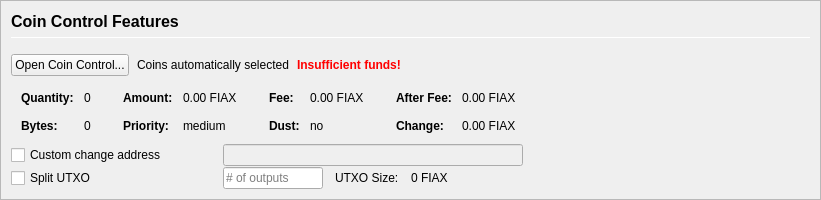
         <widget class="QFrame" name="frameCoinControl">
          <property name="sizePolicy">
           <sizepolicy hsizetype="Expanding" vsizetype="Expanding">
            <horstretch>0</horstretch>
            <verstretch>0</verstretch>
           </sizepolicy>
          </property>
          <property name="maximumSize">
           <size>
            <width>16777215</width>
            <height>16777215</height>
           </size>
          </property>
          <property name="frameShape">
           <enum>QFrame::StyledPanel</enum>
          </property>
          <property name="frameShadow">
           <enum>QFrame::Sunken</enum>
          </property>
          <layout class="QVBoxLayout" name="verticalLayoutCoinControl2">
           <property name="spacing">
            <number>0</number>
           </property>
           <property name="leftMargin">
            <number>0</number>
           </property>
           <property name="topMargin">
            <number>0</number>
           </property>
           <property name="rightMargin">
            <number>0</number>
           </property>
           <property name="bottomMargin">
            <number>0</number>
           </property>
           <item>
            <widget class="QFrame" name="frameCoinControl_BG">
             <layout class="QVBoxLayout" name="verticalLayoutCoinControl" stretch="0,0,0,0,0,0">
              <property name="spacing">
               <number>1</number>
              </property>
              <property name="leftMargin">
               <number>10</number>
              </property>
              <property name="topMargin">
               <number>10</number>
              </property>
              <item>
               <layout class="QHBoxLayout" name="horizontalLayoutCoinControl1">
                <property name="bottomMargin">
                 <number>15</number>
                </property>
                <item>
                 <layout class="QVBoxLayout" name="verticalLayout_3">
                  <property name="spacing">
                   <number>6</number>
                  </property>
                  <item>
                   <widget class="QLabel" name="labelCoinControlFeatures">
                    <property name="sizePolicy">
                     <sizepolicy hsizetype="Preferred" vsizetype="Maximum">
                      <horstretch>0</horstretch>
                      <verstretch>0</verstretch>
                     </sizepolicy>
                    </property>
                    <property name="minimumSize">
                     <size>
                      <width>0</width>
                      <height>20</height>
                     </size>
                    </property>
                    <property name="font">
                     <font>
                      <pointsize>12</pointsize>
                      <weight>75</weight>
                      <bold>true</bold>
                     </font>
                    </property>
                    <property name="styleSheet">
                     <string notr="true">font-weight:bold;</string>
                    </property>
                    <property name="text">
                     <string>Coin Control Features</string>
                    </property>
                   </widget>
                  </item>
                  <item>
                   <widget class="Line" name="line">
                    <property name="minimumSize">
                     <size>
                      <width>0</width>
                      <height>1</height>
                     </size>
                    </property>
                    <property name="maximumSize">
                     <size>
                      <width>16777215</width>
                      <height>1</height>
                     </size>
                    </property>
                    <property name="orientation">
                     <enum>Qt::Horizontal</enum>
                    </property>
                   </widget>
                  </item>
                 </layout>
                </item>
               </layout>
              </item>
              <item>
               <layout class="QHBoxLayout" name="horizontalLayoutCoinControl2" stretch="0,0,0,0">
                <property name="spacing">
                 <number>8</number>
                </property>
                <property name="bottomMargin">
                 <number>10</number>
                </property>
                <item>
                 <widget class="QPushButton" name="pushButtonCoinControl">
                  <property name="styleSheet">
                   <string notr="true"/>
                  </property>
                  <property name="text">
                   <string>Open Coin Control...</string>
                  </property>
                  <property name="autoDefault">
                   <bool>false</bool>
                  </property>
                 </widget>
                </item>
                <item>
                 <widget class="QLabel" name="labelCoinControlAutomaticallySelected">
                  <property name="text">
                   <string>Coins automatically selected</string>
                  </property>
                  <property name="margin">
                   <number>5</number>
                  </property>
                 </widget>
                </item>
                <item>
                 <widget class="QLabel" name="labelCoinControlInsuffFunds">
                  <property name="font">
                   <font>
                    <weight>75</weight>
                    <bold>true</bold>
                   </font>
                  </property>
                  <property name="styleSheet">
                   <string notr="true">color:red;font-weight:bold;</string>
                  </property>
                  <property name="text">
                   <string>Insufficient funds!</string>
                  </property>
                  <property name="margin">
                   <number>5</number>
                  </property>
                 </widget>
                </item>
                <item>
                 <spacer name="horizontalSpacerCoinControl">
                  <property name="orientation">
                   <enum>Qt::Horizontal</enum>
                  </property>
                  <property name="sizeHint" stdset="0">
                   <size>
                    <width>40</width>
                    <height>1</height>
                   </size>
                  </property>
                 </spacer>
                </item>
               </layout>
              </item>
              <item>
               <widget class="QWidget" name="widgetCoinControl" native="true">
                <property name="sizePolicy">
                 <sizepolicy hsizetype="Preferred" vsizetype="Preferred">
                  <horstretch>0</horstretch>
                  <verstretch>0</verstretch>
                 </sizepolicy>
                </property>
                <property name="minimumSize">
                 <size>
                  <width>0</width>
                  <height>0</height>
                 </size>
                </property>
                <property name="styleSheet">
                 <string notr="true"/>
                </property>
                <layout class="QHBoxLayout" name="horizontalLayoutCoinControl5">
                 <property name="leftMargin">
                  <number>0</number>
                 </property>
                 <property name="topMargin">
                  <number>0</number>
                 </property>
                 <property name="rightMargin">
                  <number>0</number>
                 </property>
                 <property name="bottomMargin">
                  <number>0</number>
                 </property>
                 <item>
                  <layout class="QHBoxLayout" name="horizontalLayoutCoinControl3" stretch="0,0,0,1">
                   <property name="spacing">
                    <number>20</number>
                   </property>
                   <property name="topMargin">
                    <number>0</number>
                   </property>
                   <property name="bottomMargin">
                    <number>10</number>
                   </property>
                   <item>
                    <layout class="QFormLayout" name="formLayoutCoinControl1">
                     <property name="horizontalSpacing">
                      <number>10</number>
                     </property>
                     <property name="verticalSpacing">
                      <number>14</number>
                     </property>
                     <property name="leftMargin">
                      <number>10</number>
                     </property>
                     <property name="topMargin">
                      <number>4</number>
                     </property>
                     <property name="rightMargin">
                      <number>6</number>
                     </property>
                     <item row="0" column="0">
                      <widget class="QLabel" name="labelCoinControlQuantityText">
                       <property name="font">
                        <font>
                         <weight>75</weight>
                         <bold>true</bold>
                        </font>
                       </property>
                       <property name="text">
                        <string>Quantity:</string>
                       </property>
                       <property name="margin">
                        <number>0</number>
                       </property>
                      </widget>
                     </item>
                     <item row="0" column="1">
                      <widget class="QLabel" name="labelCoinControlQuantity">
                       <property name="cursor">
                        <cursorShape>IBeamCursor</cursorShape>
                       </property>
                       <property name="contextMenuPolicy">
                        <enum>Qt::ActionsContextMenu</enum>
                       </property>
                       <property name="text">
                        <string notr="true">0</string>
                       </property>
                       <property name="margin">
                        <number>0</number>
                       </property>
                       <property name="textInteractionFlags">
                        <set>Qt::LinksAccessibleByMouse|Qt::TextSelectableByKeyboard|Qt::TextSelectableByMouse</set>
                       </property>
                      </widget>
                     </item>
                     <item row="1" column="0">
                      <widget class="QLabel" name="labelCoinControlBytesText">
                       <property name="font">
                        <font>
                         <weight>75</weight>
                         <bold>true</bold>
                        </font>
                       </property>
                       <property name="text">
                        <string>Bytes:</string>
                       </property>
                      </widget>
                     </item>
                     <item row="1" column="1">
                      <widget class="QLabel" name="labelCoinControlBytes">
                       <property name="cursor">
                        <cursorShape>IBeamCursor</cursorShape>
                       </property>
                       <property name="contextMenuPolicy">
                        <enum>Qt::ActionsContextMenu</enum>
                       </property>
                       <property name="text">
                        <string notr="true">0</string>
                       </property>
                       <property name="textInteractionFlags">
                        <set>Qt::LinksAccessibleByMouse|Qt::TextSelectableByKeyboard|Qt::TextSelectableByMouse</set>
                       </property>
                      </widget>
                     </item>
                    </layout>
                   </item>
                   <item>
                    <layout class="QFormLayout" name="formLayoutCoinControl2">
                     <property name="horizontalSpacing">
                      <number>10</number>
                     </property>
                     <property name="verticalSpacing">
                      <number>14</number>
                     </property>
                     <property name="leftMargin">
                      <number>6</number>
                     </property>
                     <property name="topMargin">
                      <number>4</number>
                     </property>
                     <property name="rightMargin">
                      <number>6</number>
                     </property>
                     <item row="0" column="0">
                      <widget class="QLabel" name="labelCoinControlAmountText">
                       <property name="font">
                        <font>
                         <weight>75</weight>
                         <bold>true</bold>
                        </font>
                       </property>
                       <property name="text">
                        <string>Amount:</string>
                       </property>
                       <property name="margin">
                        <number>0</number>
                       </property>
                      </widget>
                     </item>
                     <item row="0" column="1">
                      <widget class="QLabel" name="labelCoinControlAmount">
                       <property name="cursor">
                        <cursorShape>IBeamCursor</cursorShape>
                       </property>
                       <property name="contextMenuPolicy">
                        <enum>Qt::ActionsContextMenu</enum>
                       </property>
                       <property name="text">
                        <string notr="true">0.00 FIAX</string>
                       </property>
                       <property name="textInteractionFlags">
                        <set>Qt::LinksAccessibleByMouse|Qt::TextSelectableByKeyboard|Qt::TextSelectableByMouse</set>
                       </property>
                      </widget>
                     </item>
                     <item row="1" column="0">
                      <widget class="QLabel" name="labelCoinControlPriorityText">
                       <property name="font">
                        <font>
                         <weight>75</weight>
                         <bold>true</bold>
                        </font>
                       </property>
                       <property name="text">
                        <string>Priority:</string>
                       </property>
                      </widget>
                     </item>
                     <item row="1" column="1">
                      <widget class="QLabel" name="labelCoinControlPriority">
                       <property name="cursor">
                        <cursorShape>IBeamCursor</cursorShape>
                       </property>
                       <property name="contextMenuPolicy">
                        <enum>Qt::ActionsContextMenu</enum>
                       </property>
                       <property name="text">
                        <string>medium</string>
                       </property>
                       <property name="textInteractionFlags">
                        <set>Qt::LinksAccessibleByMouse|Qt::TextSelectableByKeyboard|Qt::TextSelectableByMouse</set>
                       </property>
                      </widget>
                     </item>
                    </layout>
                   </item>
                   <item>
                    <layout class="QFormLayout" name="formLayoutCoinControl3">
                     <property name="horizontalSpacing">
                      <number>10</number>
                     </property>
                     <property name="verticalSpacing">
                      <number>14</number>
                     </property>
                     <property name="leftMargin">
                      <number>6</number>
                     </property>
                     <property name="topMargin">
                      <number>4</number>
                     </property>
                     <property name="rightMargin">
                      <number>6</number>
                     </property>
                     <item row="0" column="0">
                      <widget class="QLabel" name="labelCoinControlFeeText">
                       <property name="font">
                        <font>
                         <weight>75</weight>
                         <bold>true</bold>
                        </font>
                       </property>
                       <property name="text">
                        <string>Fee:</string>
                       </property>
                       <property name="margin">
                        <number>0</number>
                       </property>
                      </widget>
                     </item>
                     <item row="0" column="1">
                      <widget class="QLabel" name="labelCoinControlFee">
                       <property name="cursor">
                        <cursorShape>IBeamCursor</cursorShape>
                       </property>
                       <property name="contextMenuPolicy">
                        <enum>Qt::ActionsContextMenu</enum>
                       </property>
                       <property name="text">
                        <string notr="true">0.00 FIAX</string>
                       </property>
                       <property name="textInteractionFlags">
                        <set>Qt::LinksAccessibleByMouse|Qt::TextSelectableByKeyboard|Qt::TextSelectableByMouse</set>
                       </property>
                      </widget>
                     </item>
                     <item row="1" column="0">
                      <widget class="QLabel" name="labelCoinControlLowOutputText">
                       <property name="font">
                        <font>
                         <weight>75</weight>
                         <bold>true</bold>
                        </font>
                       </property>
                       <property name="text">
                        <string>Dust:</string>
                       </property>
                      </widget>
                     </item>
                     <item row="1" column="1">
                      <widget class="QLabel" name="labelCoinControlLowOutput">
                       <property name="cursor">
                        <cursorShape>IBeamCursor</cursorShape>
                       </property>
                       <property name="contextMenuPolicy">
                        <enum>Qt::ActionsContextMenu</enum>
                       </property>
                       <property name="text">
                        <string>no</string>
                       </property>
                       <property name="textInteractionFlags">
                        <set>Qt::LinksAccessibleByMouse|Qt::TextSelectableByKeyboard|Qt::TextSelectableByMouse</set>
                       </property>
                      </widget>
                     </item>
                    </layout>
                   </item>
                   <item>
                    <layout class="QFormLayout" name="formLayoutCoinControl4">
                     <property name="horizontalSpacing">
                      <number>10</number>
                     </property>
                     <property name="verticalSpacing">
                      <number>14</number>
                     </property>
                     <property name="leftMargin">
                      <number>6</number>
                     </property>
                     <property name="topMargin">
                      <number>4</number>
                     </property>
                     <property name="rightMargin">
                      <number>6</number>
                     </property>
                     <item row="0" column="0">
                      <widget class="QLabel" name="labelCoinControlAfterFeeText">
                       <property name="font">
                        <font>
                         <weight>75</weight>
                         <bold>true</bold>
                        </font>
                       </property>
                       <property name="text">
                        <string>After Fee:</string>
                       </property>
                       <property name="margin">
                        <number>0</number>
                       </property>
                      </widget>
                     </item>
                     <item row="0" column="1">
                      <widget class="QLabel" name="labelCoinControlAfterFee">
                       <property name="cursor">
                        <cursorShape>IBeamCursor</cursorShape>
                       </property>
                       <property name="contextMenuPolicy">
                        <enum>Qt::ActionsContextMenu</enum>
                       </property>
                       <property name="text">
                        <string notr="true">0.00 FIAX</string>
                       </property>
                       <property name="textInteractionFlags">
                        <set>Qt::LinksAccessibleByMouse|Qt::TextSelectableByKeyboard|Qt::TextSelectableByMouse</set>
                       </property>
                      </widget>
                     </item>
                     <item row="1" column="0">
                      <widget class="QLabel" name="labelCoinControlChangeText">
                       <property name="font">
                        <font>
                         <weight>75</weight>
                         <bold>true</bold>
                        </font>
                       </property>
                       <property name="text">
                        <string>Change:</string>
                       </property>
                      </widget>
                     </item>
                     <item row="1" column="1">
                      <widget class="QLabel" name="labelCoinControlChange">
                       <property name="cursor">
                        <cursorShape>IBeamCursor</cursorShape>
                       </property>
                       <property name="contextMenuPolicy">
                        <enum>Qt::ActionsContextMenu</enum>
                       </property>
                       <property name="text">
                        <string notr="true">0.00 FIAX</string>
                       </property>
                       <property name="textInteractionFlags">
                        <set>Qt::LinksAccessibleByMouse|Qt::TextSelectableByKeyboard|Qt::TextSelectableByMouse</set>
                       </property>
                      </widget>
                     </item>
                    </layout>
                   </item>
                  </layout>
                 </item>
                </layout>
               </widget>
              </item>
              <item>
               <layout class="QHBoxLayout" name="horizontalLayoutCoinControl4">
                <property name="spacing">
                 <number>12</number>
                </property>
                <property name="sizeConstraint">
                 <enum>QLayout::SetDefaultConstraint</enum>
                </property>
                <property name="topMargin">
                 <number>0</number>
                </property>
                <property name="rightMargin">
                 <number>0</number>
                </property>
                <item>
                 <widget class="QCheckBox" name="checkBoxCoinControlChange">
                  <property name="sizePolicy">
                   <sizepolicy hsizetype="Preferred" vsizetype="Preferred">
                    <horstretch>0</horstretch>
                    <verstretch>0</verstretch>
                   </sizepolicy>
                  </property>
                  <property name="minimumSize">
                   <size>
                    <width>200</width>
                    <height>0</height>
                   </size>
                  </property>
                  <property name="maximumSize">
                   <size>
                    <width>200</width>
                    <height>16777215</height>
                   </size>
                  </property>
                  <property name="toolTip">
                   <string>If this is activated, but the change address is empty or invalid, change will be sent to a newly generated address.</string>
                  </property>
                  <property name="text">
                   <string>Custom change address</string>
                  </property>
                 </widget>
                </item>
                <item>
                 <widget class="QValidatedLineEdit" name="lineEditCoinControlChange">
                  <property name="enabled">
                   <bool>false</bool>
                  </property>
                  <property name="sizePolicy">
                   <sizepolicy hsizetype="Preferred" vsizetype="Preferred">
                    <horstretch>0</horstretch>
                    <verstretch>0</verstretch>
                   </sizepolicy>
                  </property>
                  <property name="minimumSize">
                   <size>
                    <width>300</width>
                    <height>0</height>
                   </size>
                  </property>
                 </widget>
                </item>
                <item>
                 <widget class="QLabel" name="labelCoinControlChangeLabel">
                  <property name="sizePolicy">
                   <sizepolicy hsizetype="Preferred" vsizetype="Preferred">
                    <horstretch>0</horstretch>
                    <verstretch>0</verstretch>
                   </sizepolicy>
                  </property>
                  <property name="minimumSize">
                   <size>
                    <width>100</width>
                    <height>0</height>
                   </size>
                  </property>
                  <property name="text">
                   <string/>
                  </property>
                  <property name="margin">
                   <number>3</number>
                  </property>
                 </widget>
                </item>
               </layout>
              </item>
              <item>
               <layout class="QHBoxLayout" name="horizontalLayoutCoinControl6">
                <property name="spacing">
                 <number>12</number>
                </property>
                <property name="rightMargin">
                 <number>0</number>
                </property>
                <item>
                 <widget class="QCheckBox" name="splitBlockCheckBox">
                  <property name="sizePolicy">
                   <sizepolicy hsizetype="Preferred" vsizetype="Preferred">
                    <horstretch>0</horstretch>
                    <verstretch>0</verstretch>
                   </sizepolicy>
                  </property>
                  <property name="minimumSize">
                   <size>
                    <width>200</width>
                    <height>0</height>
                   </size>
                  </property>
                  <property name="maximumSize">
                   <size>
                    <width>200</width>
                    <height>16777215</height>
                   </size>
                  </property>
                  <property name="text">
                   <string>Split UTXO</string>
                  </property>
                 </widget>
                </item>
                <item>
                 <widget class="QLineEdit" name="splitBlockLineEdit">
                  <property name="sizePolicy">
                   <sizepolicy hsizetype="Preferred" vsizetype="Preferred">
                    <horstretch>50</horstretch>
                    <verstretch>0</verstretch>
                   </sizepolicy>
                  </property>
                  <property name="minimumSize">
                   <size>
                    <width>100</width>
                    <height>0</height>
                   </size>
                  </property>
                  <property name="maximumSize">
                   <size>
                    <width>100</width>
                    <height>16777215</height>
                   </size>
                  </property>
                  <property name="placeholderText">
                   <string># of outputs</string>
                  </property>
                 </widget>
                </item>
                <item>
                 <widget class="QLabel" name="labelBlockSizeText">
                  <property name="text">
                   <string>UTXO Size:</string>
                  </property>
                 </widget>
                </item>
                <item>
                 <widget class="QLabel" name="labelBlockSize">
                  <property name="text">
                   <string>0 FIAX</string>
                  </property>
                 </widget>
                </item>
                <item>
                 <spacer name="horizontalSpacer_7">
                  <property name="orientation">
                   <enum>Qt::Horizontal</enum>
                  </property>
                  <property name="sizeHint" stdset="0">
                   <size>
                    <width>40</width>
                    <height>20</height>
                   </size>
                  </property>
                 </spacer>
                </item>
               </layout>
              </item>
              <item>
               <spacer name="verticalSpacerCoinControl">
                <property name="orientation">
                 <enum>Qt::Vertical</enum>
                </property>
                <property name="sizeHint" stdset="0">
                 <size>
                  <width>800</width>
                  <height>1</height>
                 </size>
                </property>
               </spacer>
              </item>
             </layout>
            </widget>
           </item>
          </layout>
         </widget>
